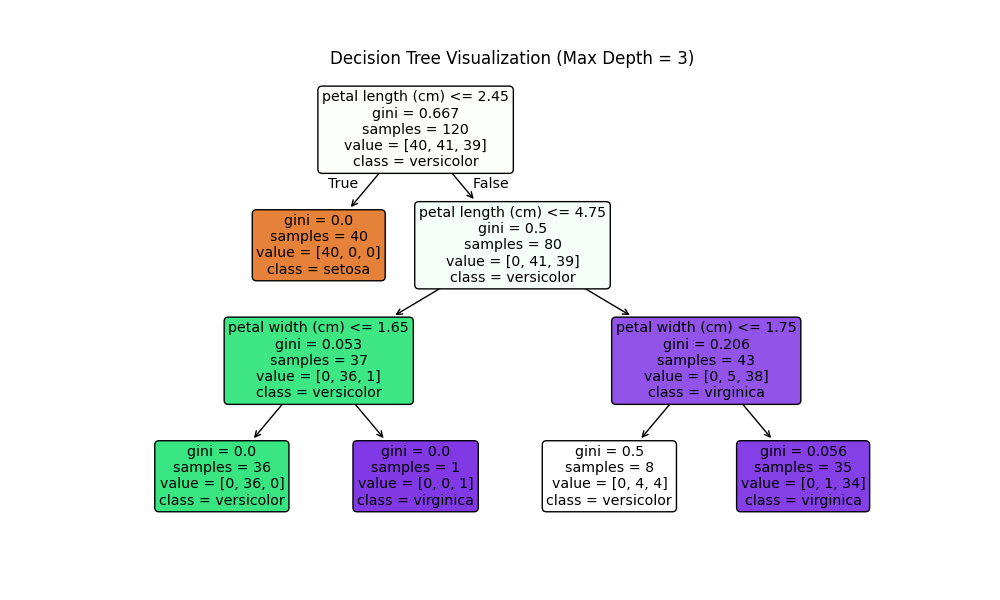

Here is the Python script that generated this plot:
"""
# # Understanding Decision Tree Classifier
# 
# This exercise demonstrate how to implement a decision tree classifier using scikit learn ml libray
# 
# ## Objectives
# * Uses the Iris dataset
# * understand the max_depth parameter
# * understand the splitting criteria parameter
# * visualize the decision tree.
# 
# A decision tree makes decisions by asking the best yes/no questions step by step untill it can confidently give an answer.
# 
# 
# - Max_depth : This parameter control  the number of levels of the tree depth. The tree depth is the maximum number of decisions levels from the root node(top) to the leaf node(bottom) in a decision tree.
# 
# - Splitting Criteria : This is the metric used to determine the best feature and the threshold to split the data at each node. we two spliting criteria which are Gini or Entropy. The criteria is set using the criterion parameter.
# 
# Gini measure how mixed the classes are a node, Gini =0, node is pure (only one class), Higher gini means more mixed classes.
# 
# * Entropy: is the information gain. It measures uncertainty before and after the split. High entropy high uncertainty, low entropy low uncertainty.
"""

# import libraries
from sklearn.datasets import load_iris
from sklearn.model_selection import train_test_split
from sklearn.tree import DecisionTreeClassifier, plot_tree
import matplotlib.pyplot as plt
from sklearn.metrics import accuracy_score



# Load the dataset
iris = load_iris()
X = iris.data # Features
y = iris.target # Target variable


# Train test split
                                                    
X_train, X_test, y_train, y_test = train_test_split(X, y, test_size=0.2, random_state=42)


# Create the decision tree classifier using the following parameters:
"""
    criterion='gini', # Use Gini impurity as the splitting criterion
    max_depth=3,     # Limit the maximum depth of the tree to 3
    random_state=42 # Set a random seed for reproducibility
    """
clf = DecisionTreeClassifier(criterion='gini', max_depth=3, random_state=42)

# Fit the model to the training data
clf.fit(X_train, y_train)


# Make predictions on the test set
y_pred = clf.predict(X_test)
accuracy = accuracy_score(y_test, y_pred)
print(f"Accuracy: {accuracy*100:.2f}%")


# visualize the decision tree
"""
    plot_tree shows:
        - Feature used for splitting at each node
        - Threshold values for splits
        - Gini impurity at each node
        - Number of samples at each node
        - Predicted class for each leaf node

"""
plt.figure(figsize=(10,6))
plot_tree(clf, filled=True, rounded=True, feature_names=iris.feature_names, class_names=iris.target_names)
plt.title("Decision Tree Visualization (Max Depth = 3)")
plt.savefig("decision_tree.png")
plt.show()


